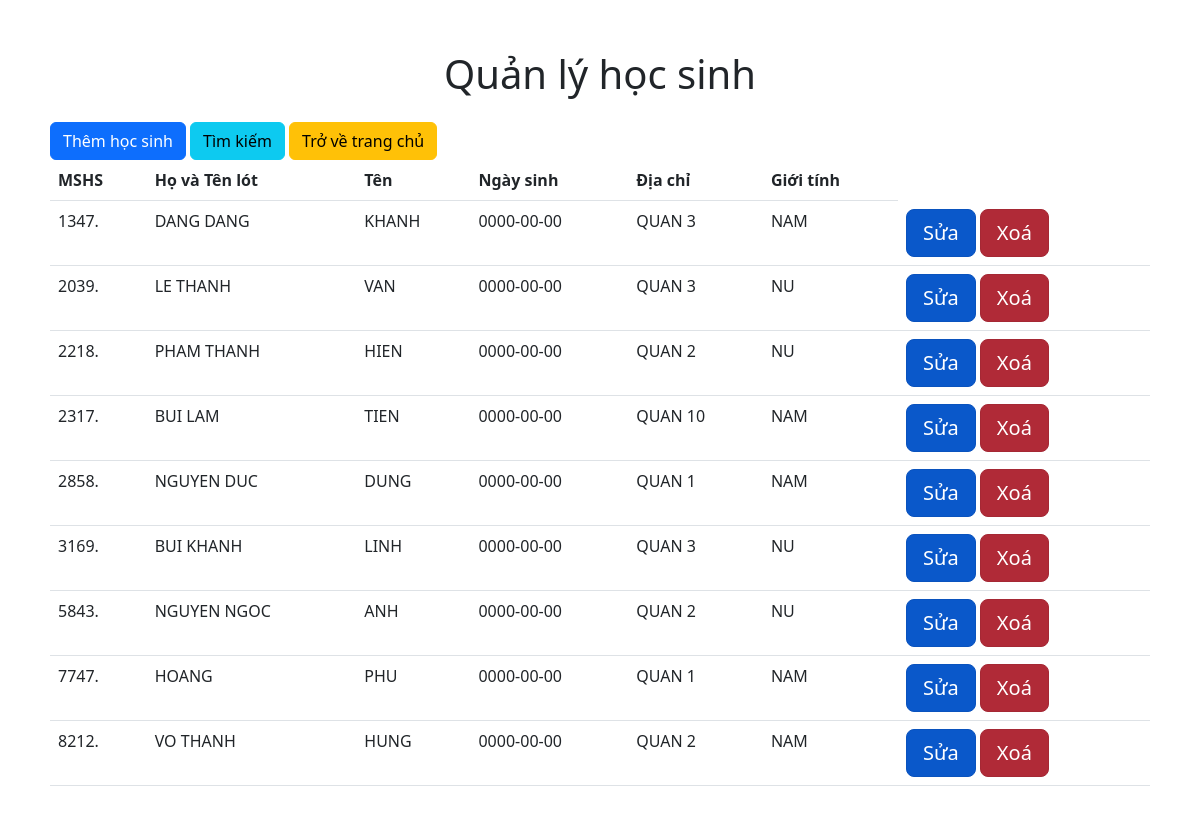
Screenshot of /SecondarySchool/HS/index.php with the database file from the repository.
### tables this page shows
CREATE TABLE HocSinh (
MSHS          VARCHAR(10)	  PRIMARY KEY, 
HO_VA_TENLOT  VARCHAR(30) NOT NULL, 
TEN           VARCHAR(30) NOT NULL, 
Bdate         DATE, 
Address       VARCHAR(30),
Sex           VARCHAR(5)  
);

### SecondarySchool/HS/index.php (the view, shortened to what this page needs)
<!DOCTYPE html>
<html>
<head>
    <link rel="stylesheet"
          href="https://cdn.jsdelivr.net/npm/bootstrap@5.2.3/dist/css/bootstrap.min.css">
</head>
<body style = "margin: 50px;">
    <div class = "text-center mt-5 mb-4"> <h1> Quản lý học sinh </h1> </div>
    <a class="btn btn-primary" href = "/SecondarySchool/HS/create.php" role = "button">Thêm học sinh</a>
    <a class="btn btn-info" href = "/SecondarySchool/HS/search.php" role = "button">Tìm kiếm </a>
    <a class="btn btn-warning" href = "/SecondarySchool/index.php" role = "button">Trở về trang chủ </a>
    <br>
    <table class = "table">
        <thead>
            <tr>
                <th>MSHS</th>
                <th>Họ và Tên lót</th>
                <th>Tên</th>
                <th>Ngày sinh</th>
                <th>Địa chỉ</th>
                <th>Giới tính</th>
            </tr>
        </thead>
        <tbody>
            <?php
            $servername = "localhost";
            $username = "root";
            $password = "";
            $database = "TruongTHCS";
            $connection = new mysqli($servername, $username, $password, $database);
            $sql = "select * from HOCSINH";
            $result = $connection->query($sql);
            while ($row = $result->fetch_assoc()) {
                echo "<tr>
                <td> $row[MSHS].</td>
                <td>$row[HO_VA_TENLOT]</td>
                <td>$row[TEN]</td>
                <td>$row[Bdate]</td>
                <td>$row[Address]</td>
                <td>$row[Sex]</td>
                <td>
                    <a class='btn btn-primary btn-lg active' href = '/SecondarySchool/HS/UpdateHS.php?MSHS=$row[MSHS]'> Sửa</a>
                    <a class='btn btn-danger btn-lg active' href = '/SecondarySchool/HS/DeleteHS.php?MSHS=$row[MSHS]'> Xoá</a>
                    </td>
                </tr>";
            }
            ?>
        </tbody>
    </table>
</body>
</html>

### rows the page displays
hocsinh: MSHS "1347", HO_VA_TENLOT "DANG DANG", TEN "KHANH", Bdate "0000-00-00", Address "QUAN 3", Sex "NAM"
hocsinh: MSHS "2039", HO_VA_TENLOT "LE THANH", TEN "VAN", Bdate "0000-00-00", Address "QUAN 3", Sex "NU"
hocsinh: MSHS "2218", HO_VA_TENLOT "PHAM THANH", TEN "HIEN", Bdate "0000-00-00", Address "QUAN 2", Sex "NU"
hocsinh: MSHS "2317", HO_VA_TENLOT "BUI LAM", TEN "TIEN", Bdate "0000-00-00", Address "QUAN 10", Sex "NAM"
hocsinh: MSHS "2858", HO_VA_TENLOT "NGUYEN DUC", TEN "DUNG", Bdate "0000-00-00", Address "QUAN 1", Sex "NAM"
hocsinh: MSHS "3169", HO_VA_TENLOT "BUI KHANH", TEN "LINH", Bdate "0000-00-00", Address "QUAN 3", Sex "NU"
hocsinh: MSHS "5843", HO_VA_TENLOT "NGUYEN NGOC", TEN "ANH", Bdate "0000-00-00", Address "QUAN 2", Sex "NU"
hocsinh: MSHS "7747", HO_VA_TENLOT "HOANG", TEN "PHU", Bdate "0000-00-00", Address "QUAN 1", Sex "NAM"
hocsinh: MSHS "8212", HO_VA_TENLOT "VO THANH", TEN "HUNG", Bdate "0000-00-00", Address "QUAN 2", Sex "NAM"
